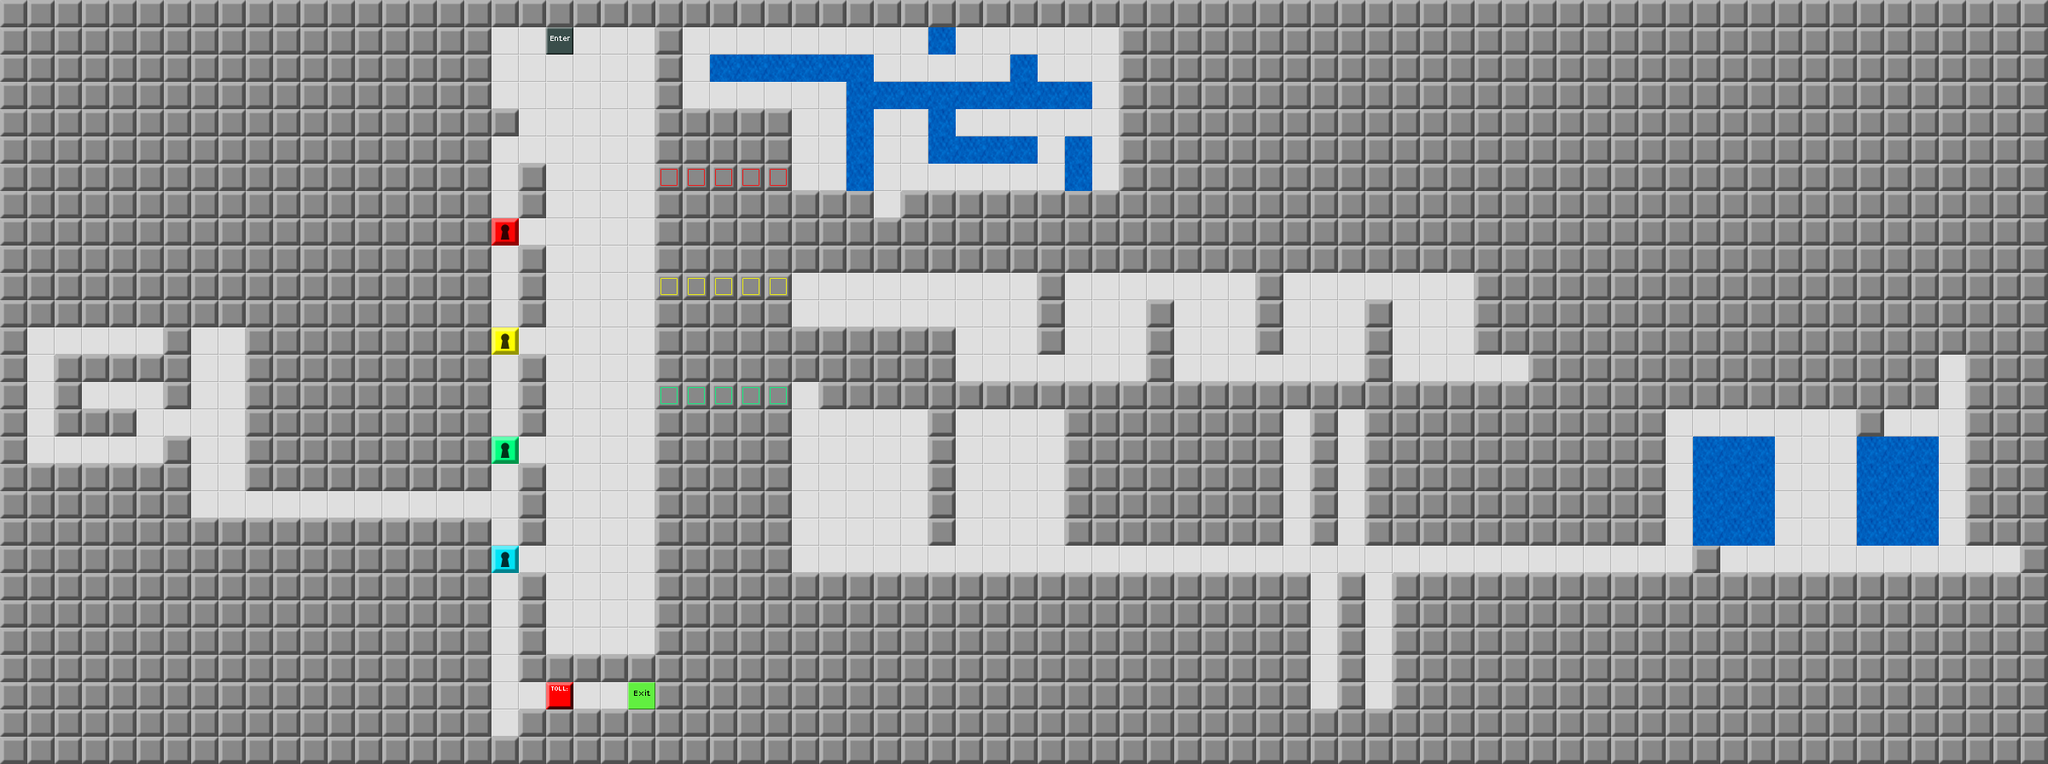

Tiled map render using the project's own tile images. Description and the map definition, with tile-layer contents summarised, below:
An orthogonal 75x28 tile map with 32x32 px tiles, 1 tile layer (Map) and 55 objects (t1, t3, t4, t2).

<map version="1.0" orientation="orthogonal" width="75" height="28" tilewidth="32" tileheight="32">
 <tileset firstgid="1" source="devgraphics.tsx" />
 <layer name="Map" width="75" height="28">
  <data>[2100 cells, 2100 non-empty, 13 distinct tile ids]</data>
 </layer>
 <objectgroup name="Enemies" width="75" height="28">
  <object gid="25" x="1184" y="352" />
  <object gid="7" x="1248" y="352" />
  <object gid="25" x="1376" y="448" />
  <object gid="7" x="1504" y="352" />
  <object gid="9" x="1120" y="672" />
  <object gid="9" x="1152" y="512" />
  <object gid="9" x="1184" y="672" />
  <object gid="9" x="1216" y="512" />
  <object gid="9" x="1504" y="512" />
  <object gid="9" x="1536" y="672" />
  <object gid="9" x="1568" y="512" />
  <object gid="9" x="1600" y="672" />
  <object gid="9" x="1952" y="544">
   <properties>
    <property name="direction" value="right" />
   </properties>
  </object>
  <object gid="9" x="1952" y="544">
   <properties>
    <property name="direction" value="right" />
   </properties>
  </object>
  <object gid="9" x="2272" y="576">
   <properties>
    <property name="direction" value="left" />
   </properties>
  </object>
  <object gid="9" x="1952" y="544">
   <properties>
    <property name="direction" value="right" />
   </properties>
  </object>
  <object gid="9" x="1952" y="608">
   <properties>
    <property name="direction" value="right" />
   </properties>
  </object>
  <object gid="9" x="2272" y="640">
   <properties>
    <property name="direction" value="left" />
   </properties>
  </object>
  <object gid="27" x="160" y="416" />
 </objectgroup>
 <objectgroup name="Items" width="75" height="28">
  <object gid="22" x="1120" y="224" />
  <object gid="16" x="576" y="256" />
  <object gid="28" x="576" y="384" />
  <object gid="4" x="1696" y="448" />
  <object gid="40" x="576" y="512" />
  <object gid="46" x="2336" y="672" />
  <object gid="34" x="96" y="480" />
  <object gid="12" x="1280" y="224" />
  <object gid="12" x="1120" y="160" />
  <object gid="12" x="1024" y="352" />
  <object gid="12" x="1280" y="416" />
  <object gid="12" x="1408" y="384" />
  <object gid="12" x="1536" y="416" />
  <object gid="12" x="736" y="768" />
  <object gid="12" x="992" y="576" />
  <object gid="12" x="2272" y="448" />
  <object gid="12" x="256" y="512" />
  <object gid="12" x="1152" y="384" />
  <object gid="12" x="672" y="224" />
  <object gid="12" x="704" y="352" />
  <object gid="12" x="640" y="512" />
  <object gid="12" x="704" y="640" />
  <object gid="12" x="2112" y="512" />
  <object name="t1" gid="37" x="2208" y="512">
   <properties>
    <property name="destination" value="t2" />
   </properties>
  </object>
  <object name="t3" gid="37" x="1024" y="256">
   <properties>
    <property name="destination" value="t2" />
   </properties>
  </object>
  <object name="t4" gid="37" x="1760" y="448">
   <properties>
    <property name="destination" value="t2" />
   </properties>
  </object>
  <object gid="12" x="1216" y="448" />
  <object gid="12" x="1344" y="352" />
  <object gid="12" x="1472" y="448" />
  <object gid="12" x="1600" y="352" />
  <object name="t2" gid="43" x="672" y="736" />
  <object gid="8" x="704" y="704">
   <properties>
    <property name="Text" value="This is an exit portal. When you enter somewhere else, you come out here.\nPretty standard stuff, really." />
   </properties>
  </object>
  <object gid="8" x="1024" y="224">
   <properties>
    <property name="Text" value="This is a portal. Go in here, come out somewhere else. Pretty standard stuff, really." />
   </properties>
  </object>
  <object gid="8" x="640" y="128">
   <properties>
    <property name="Text" value="It's time to toughen you up. Let's run a gauntlet.\nNot THE Gauntlet, but that would be way cooler.\n\nI miss that game." />
   </properties>
  </object>
  <object gid="8" x="576" y="832">
   <properties>
    <property name="Text" value="Blue Warrior shot the food!\nRed Elf is about to die!\nRed Elf is calling Blue Warrior many curse words, because he's out of quarters, and there's nothing left to do but wait for his mom to pick him up." />
   </properties>
  </object>
 </objectgroup>
 <objectgroup name="Tools" width="75" height="28">
  <object gid="15" x="576" y="224" />
 </objectgroup>
 <objectgroup name="Parameters" width="75" height="28">
  <properties>
   <property name="time" value="440" />
   <property name="wrapAround" value="false" />
  </properties>
 </objectgroup>
</map>
